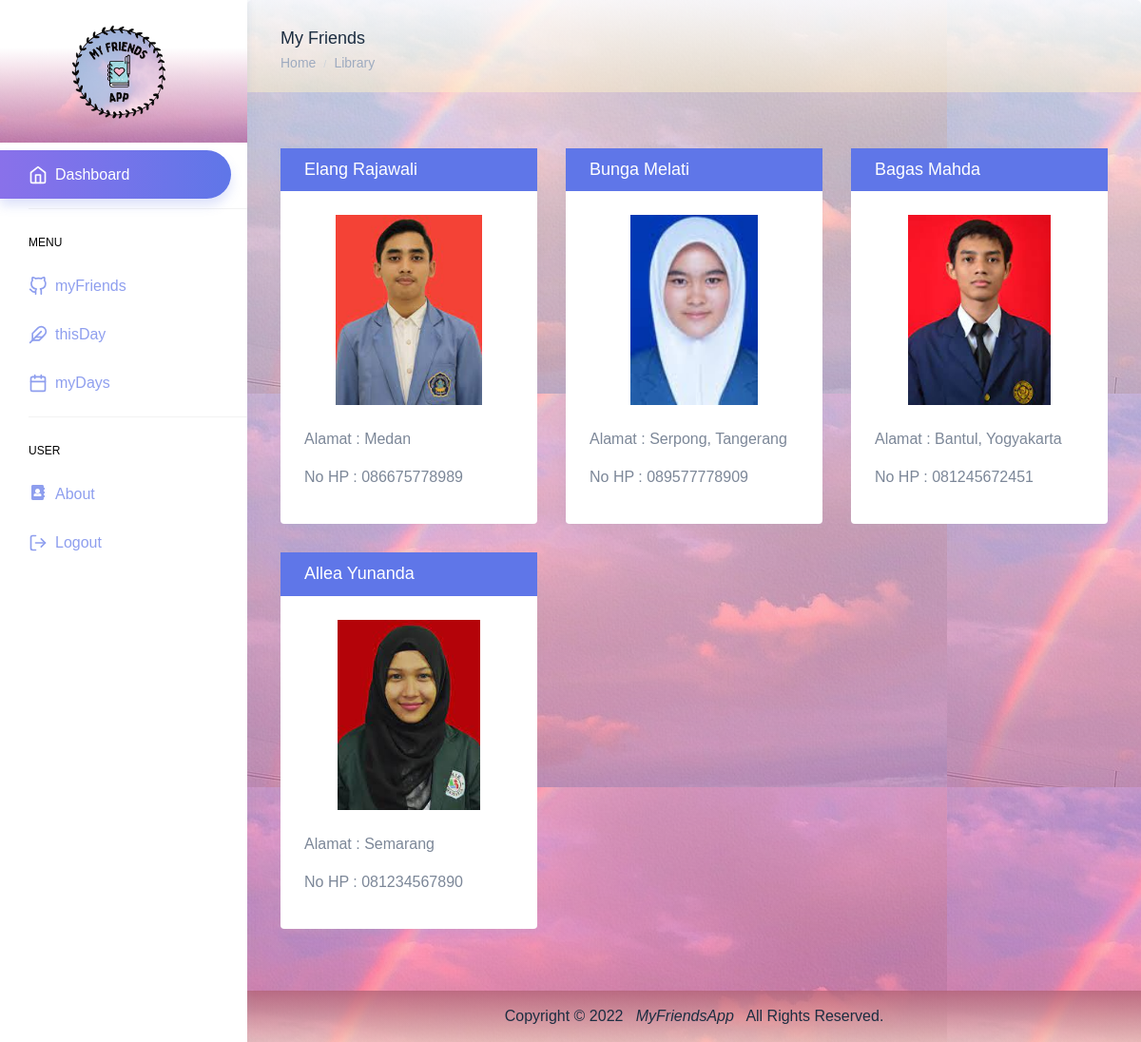
The app's page /index.php (signed in) with its own data.
### tables this page shows
CREATE TABLE `myfriends` (
  `id` int(11) NOT NULL,
  `nama` varchar(255) NOT NULL,
  `nohp` varchar(13) NOT NULL,
  `alamat` varchar(255) NOT NULL,
  `foto` varchar(255) NOT NULL
);

### function.php (called while the page is built, shortened)
<?php
    $conn = mysqli_connect("localhost","root","","myfriendsapp");
    function query($sql){
        global $conn;
        $result = mysqli_query($conn, $sql);
        $rows = [];
        while($row = mysqli_fetch_assoc($result)){
            $rows[] = $row;
        }
        return $rows;
    }
?>

### index.php (the view, shortened to what this page needs)
<?php
    require "function.php";
    $sql = "SELECT * FROM myfriends ORDER BY id DESC";
    $biodata = query($sql);
?>
<!DOCTYPE html>
<html lang="en">
<head>
    <link rel="stylesheet" href="src/dist/css/style.min.css">
    <link rel="stylesheet" href="highlights/highlight.min.css" type="text/css">
    <link href="src/assets/extra-libs/datatables.net-bs4/css/dataTables.bootstrap4.css" rel="stylesheet">
</head>
<body>
    <div id="main-wrapper" data-theme="light" data-layout="vertical" data-navbarbg="skin6" data-sidebartype="full"
        data-sidebar-position="fixed" data-header-position="fixed" data-boxed-layout="full">
        <header class="topbar" data-navbarbg="skin6">
            <nav class="navbar top-navbar navbar-expand-md">
                <div class="navbar-header" data-logobg="skin6" style="
                    background-image: linear-gradient(
                        rgba(255, 255, 255, 0.8),
                        rgba(255, 255, 255),
                        rgba(255, 255, 255),
                        rgba(252, 109, 183, 0.5)
                    ),url(images/img1.jpg); background-position: center; background-size: cover;">
                    <div class="navbar-brand">
                        <a href="index.php">
                            <b class="logo-icon">
                                <img src="images/logo.png" alt="homepage" width="50%"
                                    style="margin: 45px; padding-top: 150px">
                            </b>
                        </a>
                    </div>
                </div>
            </nav>
        </header>
        <aside class="left-sidebar" data-sidebarbg="skin6">
            <div class="scroll-sidebar" data-sidebarbg="skin6">
                <nav class="sidebar-nav">
                    <ul id="sidebarnav">
                        <br><br>
                        <li class="sidebar-item selected">
                            <a class="sidebar-link sidebar-link active" href="index.php" aria-expanded="false">
                                <i data-feather="home" class="feather-icon"></i>
                                <span class="hide-menu">Dashboard</span>
                            </a>
                        </li>
                        <li class="list-divider"></li>
                        <li class="nav-small-cap">
                            <span class="hide-menu">Menu</span>
                        </li>
                        <li class="sidebar-item">
                            <a class="sidebar-link sidebar-link" aria-expanded="false" href="myFriends.php">
                                <i data-feather="github" class="feather-icon"></i>
                                <span class="hide-menu">myFriends</span>
                            </a>
                        </li>
                        <li class="sidebar-item">
                            <a class="sidebar-link sidebar-link" aria-expanded="false" href="thisDay.php">
                                <i data-feather="feather" class="feather-icon"></i>
                                <span class="hide-menu">thisDay</span>
                            </a>
                        </li>
                        <li class="sidebar-item">
                            <a class="sidebar-link sidebar-link" aria-expanded="false" href="myDays.php">
                                <i data-feather="calendar" class="feather-icon"></i>
                                <span class="hide-menu">myDays</span>
                            </a>
                        </li>
                        <li class="list-divider"></li>
                        <li class="nav-small-cap">
                            <span class="hide-menu">User</span>
                        </li>
                        <li class="sidebar-item">
                            <a class="sidebar-link sidebar-link" aria-expanded="false" href="about.php">
                                <i class="fas fa-address-book"></i>
                                <span class="hide-menu">About</span>
                            </a>
                        </li>
                        <li class="sidebar-item">
                            <a class="sidebar-link sidebar-link" aria-expanded="false" href="logout.php">
                                <i data-feather="log-out" class="feather-icon"></i>
                                <span class="hide-menu">Logout</span>
                            </a>
                        </li>
                    </ul>
                </nav>
            </div>
        </aside>
        <div class="page-wrapper position-relative" style="background-image: linear-gradient(
        rgba(255, 255, 255, 0.5),
        rgba(252, 109, 183, 0.5)
        ),url(images/img1.jpg);">
            <div class="page-breadcrumb" style="background-image: linear-gradient(
                rgba(255, 255, 255, 0.8),
                rgba(252, 240, 200, 0.5)
            )">
                <div class="row" style="padding-bottom: 20px;">
                    <div class=" col-7 align-self-center">
                        <h4 class="page-title text-truncate text-dark font-weight-medium mb-1">
                            My Friends
                        </h4>
                        <div class="d-flex align-items-center">
                            <nav aria-label="breadcrumb">
                                <ol class="breadcrumb m-0 p-0">
                                    <li class="breadcrumb-item"><a href="index.php" class="text-muted">Home</a></li>
                                    <li class="breadcrumb-item text-muted active" aria-current="page">Library</li>
                                </ol>
                            </nav>
                        </div>
                    </div>
                </div>
            </div>
            <div class="container-fluid">
                <div class="row mt-4">
                    <?php foreach($biodata as $row) : ?>
                    <div class="col-md-4">
                        <div class="card">
                            <div class="card-header" style="background-color: #5f76e8;">
                                <h4 class="mb-0 text-white"><?= $row['nama']; ?></h4>
                            </div>
                            <div class="card-body" style="height: 350px;">
                                <center><img src="myFriendsPict/<?= $row['foto']; ?>" height="200px"
                                        style="max-width: 200px;">
                                </center><br>
                                <p class="card-text">Alamat : <?= $row['alamat']; ?></p>
                                <p class="card-text">No HP : <?= $row['nohp']; ?></p>
                            </div>
                        </div>
                    </div>
                    <?php endforeach; ?>
                </div>
            </div>
            <footer class="footer text-center text-dark mb-0" style="background-image: linear-gradient(
                rgba(180, 100, 120, 0.8),
                rgba(252, 240, 200, 0.5)
            )">
                Copyright &copy; 2022 &nbsp <i> MyFriendsApp</i> &nbsp All Rights Reserved.
            </footer>
        </div>
    </div>
</body>
</html>

### records on screen
myfriends: nama "Elang Rajawali", foto (picture), alamat "Medan", nohp "086675778989"
myfriends: nama "Bunga Melati", foto (picture), alamat "Serpong, Tangerang", nohp "089577778909"
myfriends: nama "Bagas Mahda", foto (picture), alamat "Bantul, Yogyakarta", nohp "081245672451"
myfriends: nama "Allea Yunanda", foto (picture), alamat "Semarang", nohp "081234567890"
